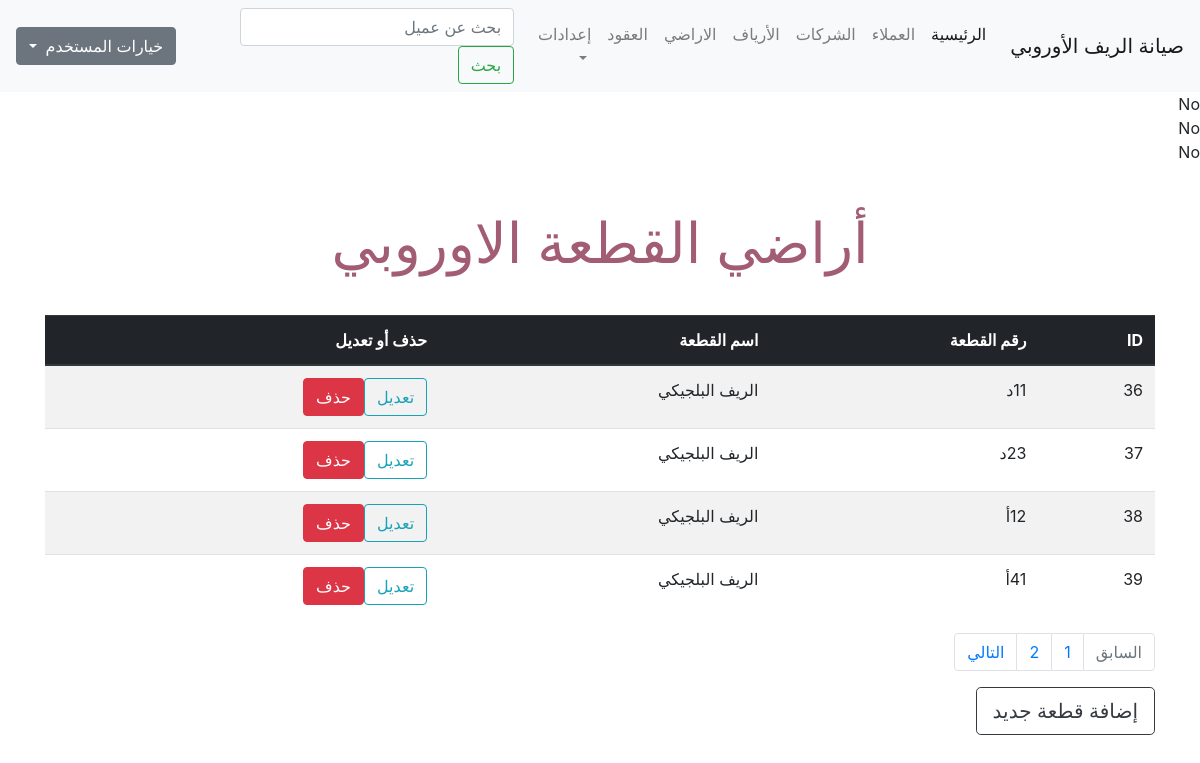
The page /units.php (signed in) on the database its author committed.
### tables this page shows
CREATE TABLE `maint` (
  `maint_id` int(11) NOT NULL,
  `contract_id` int(11) NOT NULL,
  `balance` int(255) NOT NULL,
  `start_date` date NOT NULL,
  `end_date` date NOT NULL,
  `billed_to_date` date NOT NULL,
  `maint_fee` int(11) NOT NULL DEFAULT '750'
);

CREATE TABLE `units` (
  `unit_id` int(11) NOT NULL,
  `unit_name` varchar(50) NOT NULL,
  `reef_id` int(11) NOT NULL
);

CREATE TABLE `reefs` (
  `reef_id` int(11) NOT NULL,
  `company_id` int(11) NOT NULL,
  `reef_name` varchar(100) NOT NULL
);

### units.php (the view, shortened to what this page needs)
<?php
if (isset($_SESSION['username'])) {
    include 'init.php';
    echo '<div class="container">';
    if (isset($_GET['action'])) {
        $action = $_GET['action'];
    } else {
        $action = "Manage";
    }
        if ($action == 'Manage') {
        $limit = 4;
        $stmt = $db->prepare("SELECT * FROM units");
        $stmt->execute();
        $total_result = $stmt->rowCount();
        $total_pages = ceil($total_result/$limit);
        if(!isset($_GET['page'])) {
            $page = 1;
        } else {
            $page = $_GET['page'];
        }
        $starting_limit = ($page-1)*$limit;
        $show = "SELECT * FROM units ORDER BY unit_id ASC LIMIT $starting_limit, $limit";
        $rows = $db->prepare($show);
        $rows->execute();
        echo '<h1 class="page-title text-center"> أراضي القطعة الاوروبي </h1>';
        ?>
        <table class="table table-striped table-hover ">
            <thead class="thead-dark">
                <tr>
                    <th>
                        ID
                    </th>
                    <th>
                        رقم القطعة
                    </th>
                    <th>
                        اسم القطعة
                    </th>
                    <th>
                        حذف أو تعديل
                    </th>
                </tr>
            </thead>
            <tbody>
                <?php
                    foreach($rows as $row) {
                        $stmt = $db->prepare('SELECT * FROM reefs WHERE reef_id = ? LIMIT 1');
                        $stmt->execute(array($row['reef_id']));
                        $reef = $stmt->fetch();
                        echo '<tr>';
                            echo '<td>' . $row['unit_id'] .  '</td><td>' . $row['unit_name'] . '</td><td>' . $reef['reef_name'] .
                            '</td><td><a href="?action=Edit&id=' . $row['unit_id'] . '" class="btn btn-outline-info">تعديل</a><a href="?action=Delete&id=' . $row['unit_id'] . '" class="btn btn-danger confirm"> حذف</a></td>';
                        echo '</tr>';
                    }
                ?>
            </tbody>
        </table>
        <nav aria-label="Page navigation example">
            <ul class="pagination">
            <?php $past_page = $_GET['page'] - 1;
                if ($past_page < 1) {
                    $past_page = 1;
                    $past_page_status = 'disabled';
                }
            ?>
                <li class="page-item <?php echo $past_page_status; ?>">
                    <a href='<?php echo "?page=$past_page"; ?>' class="page-link">السابق
                    </a>
                </li>
                <?php
                for ($page=1; $page <= $total_pages ; $page++):?>
                <li class="page-item">
                    <a href='<?php echo "?page=$page"; ?>' class="page-link <?php if ($_GET['page'] == $page) { echo 'current';} ?>"><?php  echo $page; ?>
                    </a>
                </li>
            <?php endfor; ?>
            <?php $next_page = $_GET['page'] + 1;
            ?>
                <li class="page-item  <?php echo $next_page_status; ?>">
                    <a href='<?php echo "?page=$next_page"; ?>' class="page-link">التالي
                    </a>
                </li>
            </ul>
        </nav>
        <a href="?action=Add" class="btn btn-outline-dark btn-lg">إضافة قطعة جديد</a>
        <?php
        include $tbl . 'footer.php';
        }
} else {
    header('Location: index.php');
    exit();
}?>

### init.php (shortened to what this page needs)
<?php
include 'db.php';
$tbl = "includes/";
include $tbl . 'header.php';
if (!isset($noNavbar)) {
    include $tbl . 'nav.php';
}
$stmtC = $db->prepare('SELECT contracts.contract_id , contracts.total_space, maint.balance, maint.start_date, maint.end_date, maint.maint_fee
 FROM contracts
INNER JOIN maint on contracts.contract_id = maint.contract_id');
$stmtC->execute();
$rows = $stmtC->fetchAll();
$curDate = date('Y-m-d');
foreach ($rows as $row) {
    $expDate = $row['start_date'];
    if ($expDate < $curDate) {
        $d = (int)abs((strtotime($curDate) - strtotime($expDate))/(60*60*24));;
        $m = $d * $row['total_space'] * $row['maint_fee'];
        $blnc = $row['balance'];
        $start_date_ = $curDate;
        $end_date_ = date("Y-m-d", strtotime(date("Y-m-d", strtotime($start_date_)). "next day"));
        $updateBalance = $db->prepare('UPDATE maint SET balance = :zblnce, start_date = :sdt, end_date = :edt WHERE contract_id = :zid');
        $updateBalance->execute(array(
            ':zblnce' => $m + $blnc,
            ':zid'  => $row['contract_id'],
            ':sdt'  => $start_date_,
            ':edt'  => $end_date_
        ));
    } else {
        echo 'No' . '<br>';
    }
}

### layout/css/main.css (style rules this page uses)
.page-title { font-size: 56px; color: #a25d74; padding: 30px 0; }

### rows shown on the page
maint: start_date "No"
maint: start_date "No"
maint: start_date "No"
units: unit_id "36", unit_name "11د", reef.reef_name "الريف البلجيكي"
units: unit_id "37", unit_name "23د", reef.reef_name "الريف البلجيكي"
units: unit_id "38", unit_name "12أ", reef.reef_name "الريف البلجيكي"
units: unit_id "39", unit_name "41أ", reef.reef_name "الريف البلجيكي"
